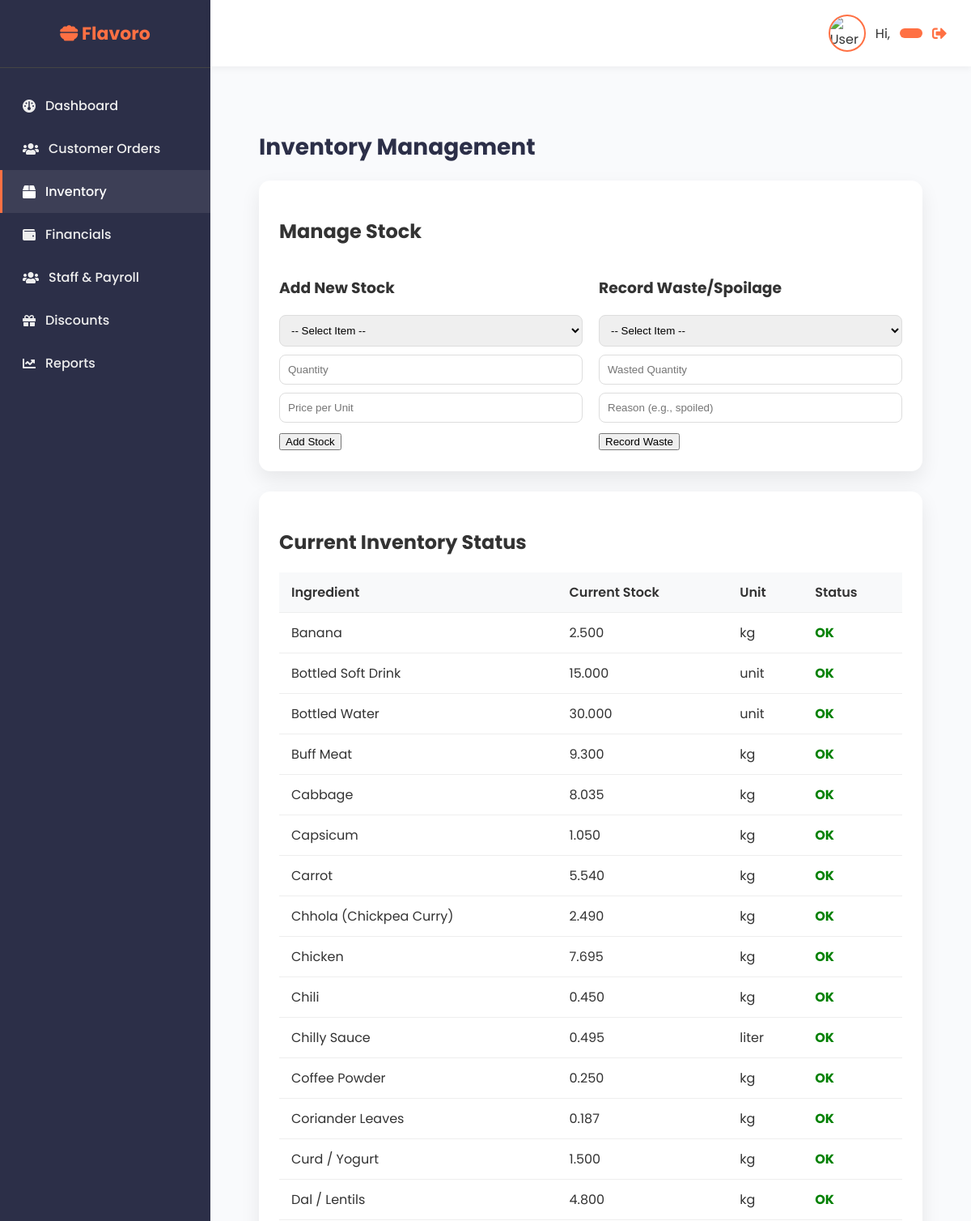
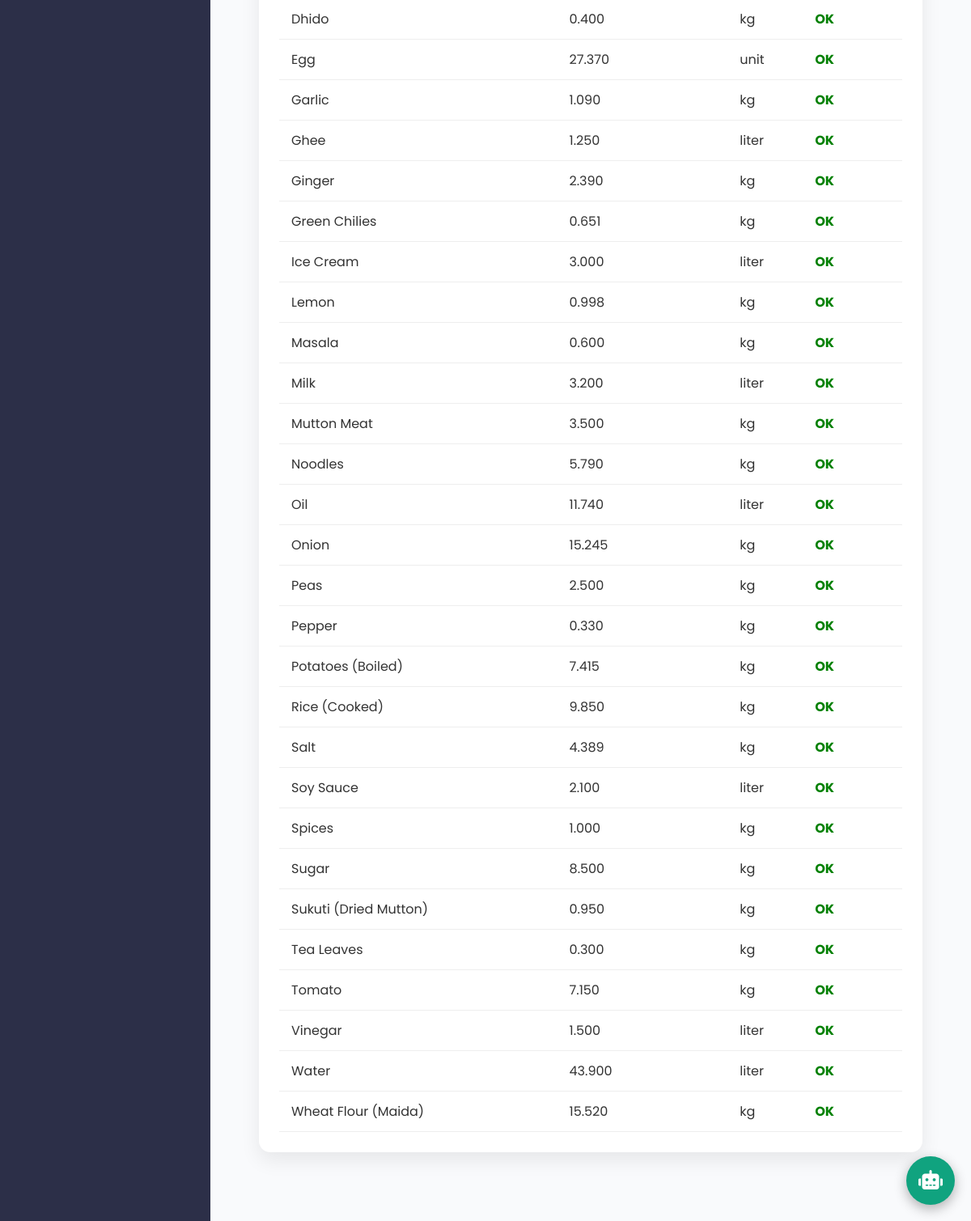
The page /inventory.php on the database its author committed (2 pictures, top to bottom).
### tables this page shows
CREATE TABLE `inventory_items` (
  `id` int(11) NOT NULL,
  `name` varchar(150) NOT NULL,
  `unit` varchar(20) NOT NULL COMMENT 'e.g., kg, g, liter, pcs',
  `current_stock` decimal(10,3) NOT NULL DEFAULT 0.000,
  `avg_price_per_unit` decimal(10,2) NOT NULL DEFAULT 0.00 COMMENT 'Average cost price',
  `min_level` decimal(10,3) NOT NULL DEFAULT 5.000,
  `max_level` decimal(10,3) NOT NULL DEFAULT 100.000
);

### inventory_model.php (called while the page is built, shortened)
<?php
function get_inventory_status(): array {
    global $conn;
    $stmt = $conn->prepare("SELECT id, name, unit, current_stock, min_level, max_level, avg_price_per_unit FROM inventory_items ORDER BY name");
    $stmt->execute();
    $res = $stmt->get_result();
    return $res->fetch_all(MYSQLI_ASSOC);
}

### inventory.php (the view, shortened to what this page needs)
<?php
require_once 'admin_header.php';
require_once 'inventory_model.php';
$inventory_items = get_inventory_status();
?>
<main class="main-content">
    <h1>Inventory Management</h1>
    <div class="card">
        <h2>Manage Stock</h2>
        <div style="display: grid; grid-template-columns: 1fr 1fr; gap: 20px;">
            <form method="POST">
                <h3>Add New Stock</h3>
                <select name="item_id" required style="width: 100%; padding: 10px; border-radius: 8px; border: 1px solid #ddd; box-sizing: border-box; margin-bottom: 10px;">
                    <option value="">-- Select Item --</option>
                </select>
                <input type="number" step="0.001" name="quantity" placeholder="Quantity" required style="width: 100%; padding: 10px; border-radius: 8px; border: 1px solid #ddd; box-sizing: border-box; margin-bottom: 10px;">
                <input type="number" step="0.01" name="price" placeholder="Price per Unit" required style="width: 100%; padding: 10px; border-radius: 8px; border: 1px solid #ddd; box-sizing: border-box; margin-bottom: 10px;">
                <button type="submit" name="add_stock" class="action-button">Add Stock</button>
            </form>
            <form method="POST">
                <h3>Record Waste/Spoilage</h3>
                <select name="item_id_waste" required style="width: 100%; padding: 10px; border-radius: 8px; border: 1px solid #ddd; box-sizing: border-box; margin-bottom: 10px;">
                    <option value="">-- Select Item --</option>
                </select>
                <input type="number" step="0.001" name="quantity_waste" placeholder="Wasted Quantity" required style="width: 100%; padding: 10px; border-radius: 8px; border: 1px solid #ddd; box-sizing: border-box; margin-bottom: 10px;">
                <input type="text" name="notes_waste" placeholder="Reason (e.g., spoiled)" required style="width: 100%; padding: 10px; border-radius: 8px; border: 1px solid #ddd; box-sizing: border-box; margin-bottom: 10px;">
                <button type="submit" name="record_waste" class="action-button">Record Waste</button>
            </form>
        </div>
    </div>
    <div class="card">
        <h2>Current Inventory Status</h2>
        <table>
            <thead>
                <tr>
                    <th>Ingredient</th>
                    <th>Current Stock</th>
                    <th>Unit</th>
                    <th>Status</th>
                </tr>
            </thead>
            <tbody>
                <?php foreach ($inventory_items as $item): ?>
                    <tr>
                        <td><?= htmlspecialchars($item['name']) ?></td>
                        <td><?= number_format($item['current_stock'], 3) ?></td>
                        <td><?= htmlspecialchars($item['unit']) ?></td>
                        <td>
                            <?php
                                $status_class = 'status-ok'; $status_text = 'OK';
                            ?>
                            <span style="color: <?= $status_class === 'status-ok' ? 'green' : ($status_class === 'status-low' ? 'orange' : 'red') ?>; font-weight: bold;"><?= $status_text ?></span>
                        </td>
                    </tr>
                <?php endforeach; ?>
            </tbody>
        </table>
    </div>
</main>
<?php require_once 'admin_footer.php'; ?>

### admin_header.php (shortened to what this page needs)
<?php
$username = $_SESSION['username'];
$role = $_SESSION['role'];
$gender = $_SESSION['gender'] ?? "Male";
$avatar = ($gender === "Female") ? "assets/img/female.png" : "assets/img/male.png";
function is_active($page_name) {
    return basename($_SERVER['PHP_SELF']) == $page_name ? "active" : "";
}
?>
<!DOCTYPE html>
<html lang="en">
<head>
    <link rel="stylesheet" href="https://cdnjs.cloudflare.com/ajax/libs/font-awesome/6.5.1/css/all.min.css">
</head>
<body>
    <aside class="sidebar" id="sidebar">
        <div class="sidebar-header">
            <h2><i class="fa fa-bowl-food"></i> Flavoro</h2>
        </div>
        <ul class="sidebar-nav">
            <li><a href="dashboard.php" class="<?= is_active('dashboard.php') ?>"><i class="fa fa-gauge"></i> Dashboard</a></li>
            <li><a href="customer_orders.php" class="<?= is_active('customer_orders.php') ?>"><i class="fa fa-users"></i> Customer Orders</a></li>
            <li><a href="inventory.php" class="<?= is_active('inventory.php') ?>"><i class="fa fa-box"></i> Inventory</a></li>
            <li><a href="financials.php" class="<?= is_active('financials.php') ?>"><i class="fa fa-wallet"></i> Financials</a></li>
            <li><a href="staff_and_payroll.php" class="<?= is_active('staff_and_payroll.php') ?>"><i class="fa fa-users"></i> Staff & Payroll</a></li>
            <li><a href="discounts.php" class="<?= is_active('discounts.php') ?>"><i class="fa fa-gift"></i> Discounts</a></li>
            <li><a href="reports.php" class="<?= is_active('reports.php') ?>"><i class="fa fa-chart-line"></i> Reports</a></li>
        </ul>
    </aside>
    <div class="container">
        <header class="header">
            <div></div> <div class="user-info">
                <img src="<?= $avatar ?>" alt="User Avatar">
                <span>Hi, <strong><?= htmlspecialchars($username); ?></strong></span>
                <span class="role-badge"><?= htmlspecialchars($role); ?></span>
                <a href="logout.php" class="logout-link" title="Logout"><i class="fa fa-sign-out-alt"></i></a>
            </div>
        </header>
        <main class="main-content">
<!DOCTYPE html>
<html lang="en">
<head>
    <link rel="stylesheet" href="https://cdnjs.cloudflare.com/ajax/libs/font-awesome/5.15.4/css/all.min.css">
</head>
<body>
    <div class="chatbot-container">
        <button class="chatbot-toggle" id="chatbot-toggle"><i class="fa fa-robot"></i></button>
    </div>
</body>
</html>

### admin_footer.php
</main> </div> </body>
</html>

### admin_header.php (style rules this page uses)
:root { --primary-color: #ff7043; --secondary-color: #2c2f48; --background-color: #f9fafc; --text-color: #333; --sidebar-text: #eee; --card-shadow: 0 10px 25px rgba(0, 0, 0, 0.08); --border-radius: 14px; }
html, body { height: 100%; margin: 0; padding: 0; overflow: hidden; }
body { font-family: 'Poppins', sans-serif; background-color: var(--background-color); color: var(--text-color); display: flex; }
.sidebar { width: 260px; background: var(--secondary-color); color: var(--sidebar-text); display: flex; flex-direction: column; flex-shrink: 0; }
.sidebar-header { padding: 25px 20px; text-align: center; border-bottom: 1px solid #444; }
.sidebar-header h2 { margin: 0; font-size: 22px; font-weight: 700; color: var(--primary-color); }
.sidebar-nav { list-style: none; padding: 20px 0; margin: 0; flex-grow: 1; overflow-y: auto; }
.sidebar-nav li a { display: flex; align-items: center; padding: 14px 25px; color: var(--sidebar-text); text-decoration: none; font-weight: 500; transition: background 0.3s, color 0.3s; border-left: 3px solid transparent; }
.sidebar-nav li a:hover, .sidebar-nav li a.active { background: rgba(255, 255, 255, 0.08); color: #fff; border-left: 3px solid var(--primary-color); }
.sidebar-nav li a i { margin-right: 12px; }
.container { flex-grow: 1; width: 100%; display: flex; flex-direction: column; height: 100vh; }
.header { flex-shrink: 0; display: flex; justify-content: space-between; align-items: center; padding: 18px 30px; background: #fff; box-shadow: 0 3px 8px rgba(0,0,0,0.05); }
.main-content { flex-grow: 1; padding: 30px; overflow-y: auto; }
.user-info { display: flex; align-items: center; gap: 12px; }
.user-info img { width: 42px; height: 42px; border-radius: 50%; object-fit: cover; border: 2px solid var(--primary-color); }
.user-info .role-badge { padding: 6px 14px; border-radius: 20px; font-size: 13px; font-weight: 600; background: var(--primary-color); color: white; }
.logout-link { color: var(--primary-color); font-size: 18px; text-decoration: none; }
.main-content h1 { font-size: 28px; margin-bottom: 20px; color: var(--secondary-color); }
.card { background: #fff; border-radius: var(--border-radius); padding: 25px; box-shadow: var(--card-shadow); margin-bottom: 25px; }
table { width: 100%; border-collapse: collapse; }
th, td { padding: 12px 15px; text-align: left; border-bottom: 1px solid #eee; }
th { background-color: #f8f9fa; font-weight: 600; }
.chatbot-container { position: fixed; bottom: 20px; right: 20px; z-index: 1000; font-family: 'Inter', 'Segoe UI', sans-serif; }
.chatbot-toggle { background: #10a37f; color: white; width: 60px; height: 60px; border-radius: 50%; border: none; font-size: 24px; cursor: pointer; box-shadow: 0 5px 15px rgba(0, 0, 0, 0.3); transition: all 0.3s ease; }

### rows shown on the page
inventory_items: name "Banana", current_stock "2.500", unit "kg", status_text "OK"
inventory_items: name "Bottled Soft Drink", current_stock "15.000", unit "unit", status_text "OK"
inventory_items: name "Bottled Water", current_stock "30.000", unit "unit", status_text "OK"
inventory_items: name "Buff Meat", current_stock "9.300", unit "kg", status_text "OK"
inventory_items: name "Cabbage", current_stock "8.035", unit "kg", status_text "OK"
inventory_items: name "Capsicum", current_stock "1.050", unit "kg", status_text "OK"
inventory_items: name "Carrot", current_stock "5.540", unit "kg", status_text "OK"
inventory_items: name "Chhola (Chickpea Curry)", current_stock "2.490", unit "kg", status_text "OK"
inventory_items: name "Chicken", current_stock "7.695", unit "kg", status_text "OK"
inventory_items: name "Chili", current_stock "0.450", unit "kg", status_text "OK"
inventory_items: name "Chilly Sauce", current_stock "0.495", unit "liter", status_text "OK"
inventory_items: name "Coffee Powder", current_stock "0.250", unit "kg", status_text "OK"
inventory_items: name "Coriander Leaves", current_stock "0.187", unit "kg", status_text "OK"
inventory_items: name "Curd / Yogurt", current_stock "1.500", unit "kg", status_text "OK"
inventory_items: name "Dal / Lentils", current_stock "4.800", unit "kg", status_text "OK"
inventory_items: name "Dhido", current_stock "0.400", unit "kg", status_text "OK"
inventory_items: name "Egg", current_stock "27.370", unit "unit", status_text "OK"
inventory_items: name "Garlic", current_stock "1.090", unit "kg", status_text "OK"
inventory_items: name "Ghee", current_stock "1.250", unit "liter", status_text "OK"
inventory_items: name "Ginger", current_stock "2.390", unit "kg", status_text "OK"
inventory_items: name "Green Chilies", current_stock "0.651", unit "kg", status_text "OK"
inventory_items: name "Ice Cream", current_stock "3.000", unit "liter", status_text "OK"
inventory_items: name "Lemon", current_stock "0.998", unit "kg", status_text "OK"
inventory_items: name "Masala", current_stock "0.600", unit "kg", status_text "OK"
inventory_items: name "Milk", current_stock "3.200", unit "liter", status_text "OK"
inventory_items: name "Mutton Meat", current_stock "3.500", unit "kg", status_text "OK"
inventory_items: name "Noodles", current_stock "5.790", unit "kg", status_text "OK"
inventory_items: name "Oil", current_stock "11.740", unit "liter", status_text "OK"
inventory_items: name "Onion", current_stock "15.245", unit "kg", status_text "OK"
inventory_items: name "Peas", current_stock "2.500", unit "kg", status_text "OK"
inventory_items: name "Pepper", current_stock "0.330", unit "kg", status_text "OK"
inventory_items: name "Potatoes (Boiled)", current_stock "7.415", unit "kg", status_text "OK"
inventory_items: name "Rice (Cooked)", current_stock "9.850", unit "kg", status_text "OK"
inventory_items: name "Salt", current_stock "4.389", unit "kg", status_text "OK"
inventory_items: name "Soy Sauce", current_stock "2.100", unit "liter", status_text "OK"
inventory_items: name "Spices", current_stock "1.000", unit "kg", status_text "OK"
inventory_items: name "Sugar", current_stock "8.500", unit "kg", status_text "OK"
inventory_items: name "Sukuti (Dried Mutton)", current_stock "0.950", unit "kg", status_text "OK"
inventory_items: name "Tea Leaves", current_stock "0.300", unit "kg", status_text "OK"
inventory_items: name "Tomato", current_stock "7.150", unit "kg", status_text "OK"
inventory_items: name "Vinegar", current_stock "1.500", unit "liter", status_text "OK"
inventory_items: name "Water", current_stock "43.900", unit "liter", status_text "OK"
inventory_items: name "Wheat Flour (Maida)", current_stock "15.520", unit "kg", status_text "OK"
